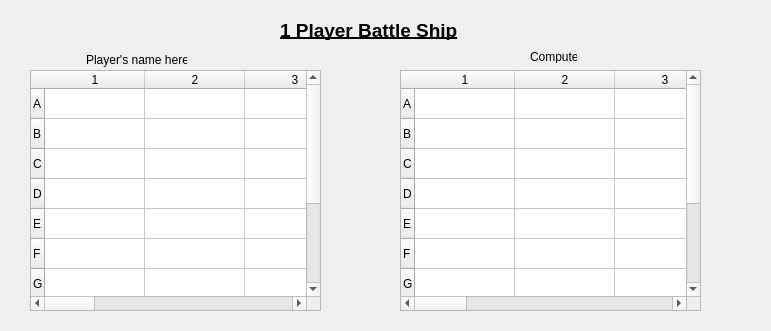
<?xml version="1.0" encoding="UTF-8"?>
<ui version="4.0">
 <class>BattleShipOnePlayer</class>
 <widget class="QDialog" name="BattleShipOnePlayer">
  <property name="geometry">
   <rect>
    <x>0</x>
    <y>0</y>
    <width>771</width>
    <height>331</height>
   </rect>
  </property>
  <property name="windowTitle">
   <string>Dialog</string>
  </property>
  <widget class="QTableWidget" name="tableWidget_3">
   <property name="geometry">
    <rect>
     <x>400</x>
     <y>70</y>
     <width>301</width>
     <height>241</height>
    </rect>
   </property>
   <row>
    <property name="text">
     <string>A</string>
    </property>
   </row>
   <row>
    <property name="text">
     <string>B</string>
    </property>
   </row>
   <row>
    <property name="text">
     <string>C</string>
    </property>
   </row>
   <row>
    <property name="text">
     <string>D</string>
    </property>
   </row>
   <row>
    <property name="text">
     <string>E</string>
    </property>
   </row>
   <row>
    <property name="text">
     <string>F</string>
    </property>
   </row>
   <row>
    <property name="text">
     <string>G</string>
    </property>
   </row>
   <row>
    <property name="text">
     <string>H</string>
    </property>
   </row>
   <row>
    <property name="text">
     <string>I</string>
    </property>
   </row>
   <row>
    <property name="text">
     <string>J</string>
    </property>
   </row>
   <column>
    <property name="text">
     <string>1</string>
    </property>
   </column>
   <column>
    <property name="text">
     <string>2</string>
    </property>
   </column>
   <column>
    <property name="text">
     <string>3</string>
    </property>
   </column>
   <column>
    <property name="text">
     <string>4</string>
    </property>
   </column>
   <column>
    <property name="text">
     <string>5</string>
    </property>
   </column>
   <column>
    <property name="text">
     <string>6</string>
    </property>
   </column>
   <column>
    <property name="text">
     <string>7</string>
    </property>
   </column>
   <column>
    <property name="text">
     <string>8</string>
    </property>
   </column>
   <column>
    <property name="text">
     <string>9</string>
    </property>
   </column>
   <column>
    <property name="text">
     <string>10</string>
    </property>
   </column>
  </widget>
  <widget class="QLabel" name="label">
   <property name="geometry">
    <rect>
     <x>250</x>
     <y>-20</y>
     <width>211</width>
     <height>20</height>
    </rect>
   </property>
   <property name="font">
    <font>
     <pointsize>14</pointsize>
     <weight>75</weight>
     <bold>true</bold>
     <underline>true</underline>
    </font>
   </property>
   <property name="text">
    <string>2 Player Battle Ship</string>
   </property>
  </widget>
  <widget class="QTableWidget" name="tableWidget">
   <property name="geometry">
    <rect>
     <x>30</x>
     <y>70</y>
     <width>291</width>
     <height>241</height>
    </rect>
   </property>
   <row>
    <property name="text">
     <string>A</string>
    </property>
   </row>
   <row>
    <property name="text">
     <string>B</string>
    </property>
   </row>
   <row>
    <property name="text">
     <string>C</string>
    </property>
   </row>
   <row>
    <property name="text">
     <string>D</string>
    </property>
   </row>
   <row>
    <property name="text">
     <string>E</string>
    </property>
   </row>
   <row>
    <property name="text">
     <string>F</string>
    </property>
   </row>
   <row>
    <property name="text">
     <string>G</string>
    </property>
   </row>
   <row>
    <property name="text">
     <string>H</string>
    </property>
   </row>
   <row>
    <property name="text">
     <string>I</string>
    </property>
   </row>
   <row>
    <property name="text">
     <string>J</string>
    </property>
   </row>
   <column>
    <property name="text">
     <string>1</string>
    </property>
   </column>
   <column>
    <property name="text">
     <string>2</string>
    </property>
   </column>
   <column>
    <property name="text">
     <string>3</string>
    </property>
   </column>
   <column>
    <property name="text">
     <string>4</string>
    </property>
   </column>
   <column>
    <property name="text">
     <string>5</string>
    </property>
   </column>
   <column>
    <property name="text">
     <string>6</string>
    </property>
   </column>
   <column>
    <property name="text">
     <string>7</string>
    </property>
   </column>
   <column>
    <property name="text">
     <string>8</string>
    </property>
   </column>
   <column>
    <property name="text">
     <string>9</string>
    </property>
   </column>
   <column>
    <property name="text">
     <string>10</string>
    </property>
   </column>
  </widget>
  <widget class="QLabel" name="label_2">
   <property name="geometry">
    <rect>
     <x>280</x>
     <y>20</y>
     <width>211</width>
     <height>20</height>
    </rect>
   </property>
   <property name="font">
    <font>
     <pointsize>14</pointsize>
     <weight>75</weight>
     <bold>true</bold>
     <underline>true</underline>
    </font>
   </property>
   <property name="text">
    <string>1 Player Battle Ship</string>
   </property>
  </widget>
  <widget class="QLabel" name="label_3">
   <property name="geometry">
    <rect>
     <x>86</x>
     <y>50</y>
     <width>101</width>
     <height>20</height>
    </rect>
   </property>
   <property name="text">
    <string>Player's name here</string>
   </property>
  </widget>
  <widget class="QLabel" name="label_4">
   <property name="geometry">
    <rect>
     <x>530</x>
     <y>50</y>
     <width>47</width>
     <height>13</height>
    </rect>
   </property>
   <property name="text">
    <string>Computer</string>
   </property>
  </widget>
 </widget>
 <resources/>
 <connections/>
</ui>
